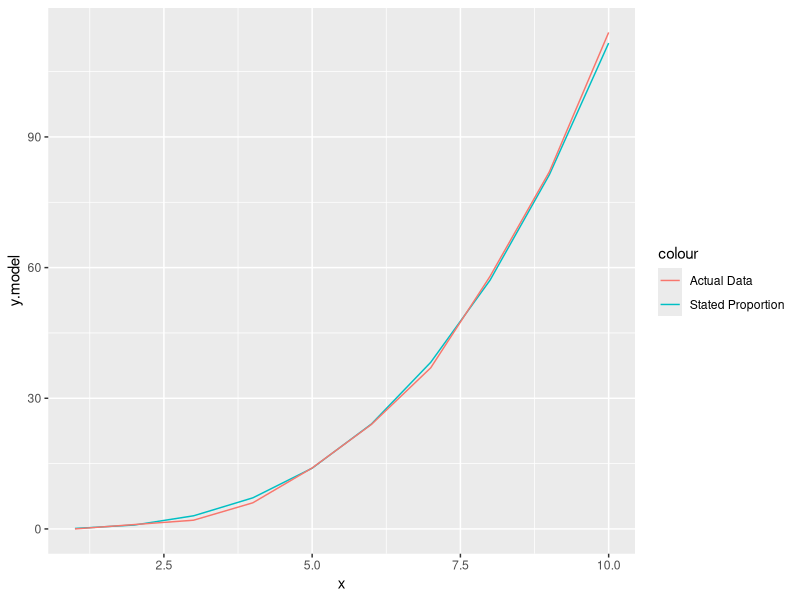
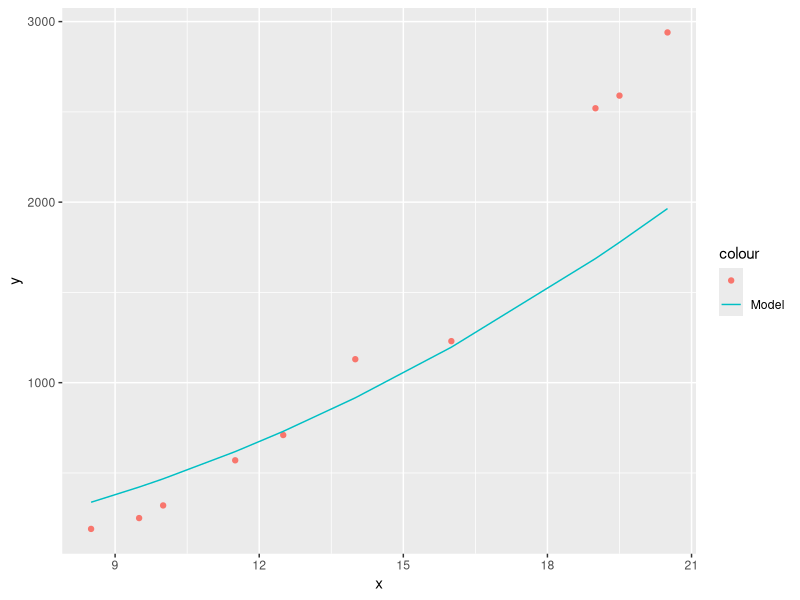
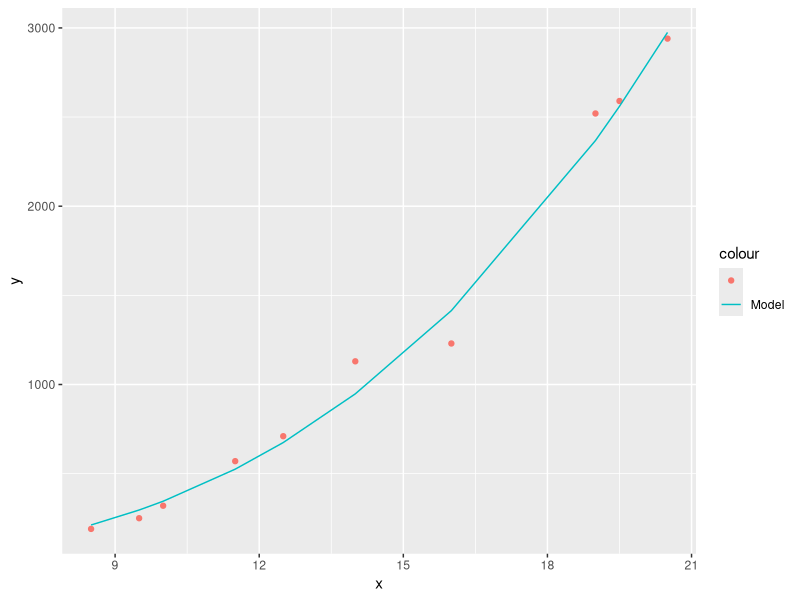

Recreate these plots in R, in order.
## ---- chunk 1
y <- c(0,1,2,6,14,24,37,58,82,114)
x <- 1:10
x.model <- x^3

k = median(y/x.model)
# I also tried the mean, median results in a better fit. 

y.model <- k *x.model 

modelset <- as.data.frame(cbind(x, y, y.model))

library(ggplot2)

ggplot(modelset, aes(x)) + 
  geom_line(aes(y = y.model, colour = "Stated Proportion")) + 
  geom_line(aes(y = y, colour = "Actual Data"))
## ---- chunk 2
#radius of a pine tree in inches
x <- c(17, 19, 20, 23, 25, 28, 32, 38, 39, 41)/2

#board feet divided by 10
y <- c( 19, 25, 32, 57, 71, 113, 123, 252, 259, 294) * 10
## ---- chunk 3
y.vol <- y*144
r.sqrd <- x**2

k <- median(y.vol / r.sqrd)

vol.model <- k * r.sqrd / 144

model.equal.length <- as.data.frame(cbind(y, x, vol.model))

ggplot(model.equal.length, aes(x)) + 
  geom_point(aes(y = y, colour = "")) + 
  geom_line(aes(y = vol.model, colour = "Model"))
## ---- chunk 4
y.vol <- y*144
r.sqrd <- x**3

k <- median(y.vol / r.sqrd)

vol.model <- k * r.sqrd / 144

model.equal.length <- as.data.frame(cbind(y, x, vol.model))

ggplot(model.equal.length, aes(x)) + 
  geom_point(aes(y = y, colour = "")) + 
  geom_line(aes(y = vol.model, colour = "Model"))
